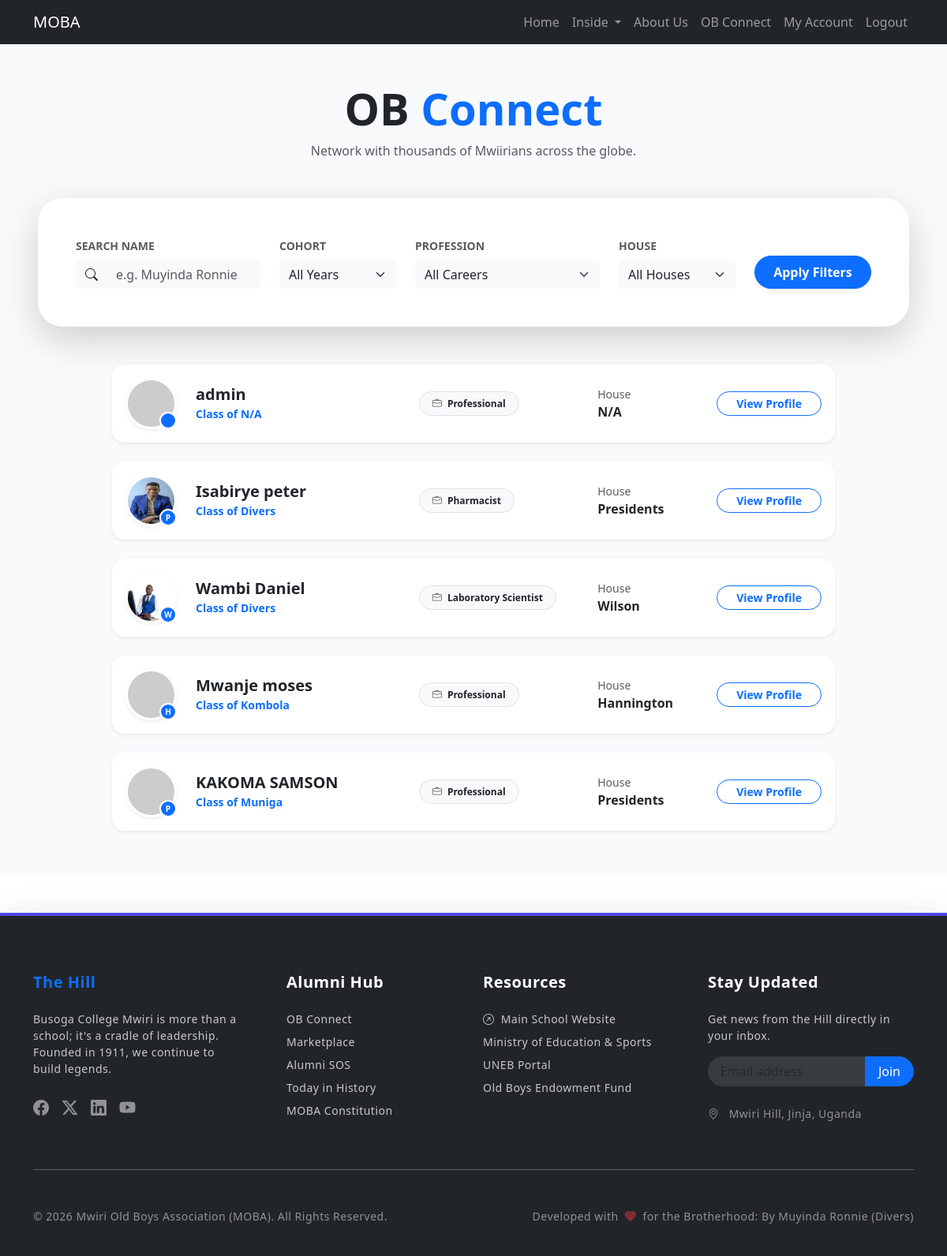
Before: /connect/ob-connect/ (signed in) with the older database file.
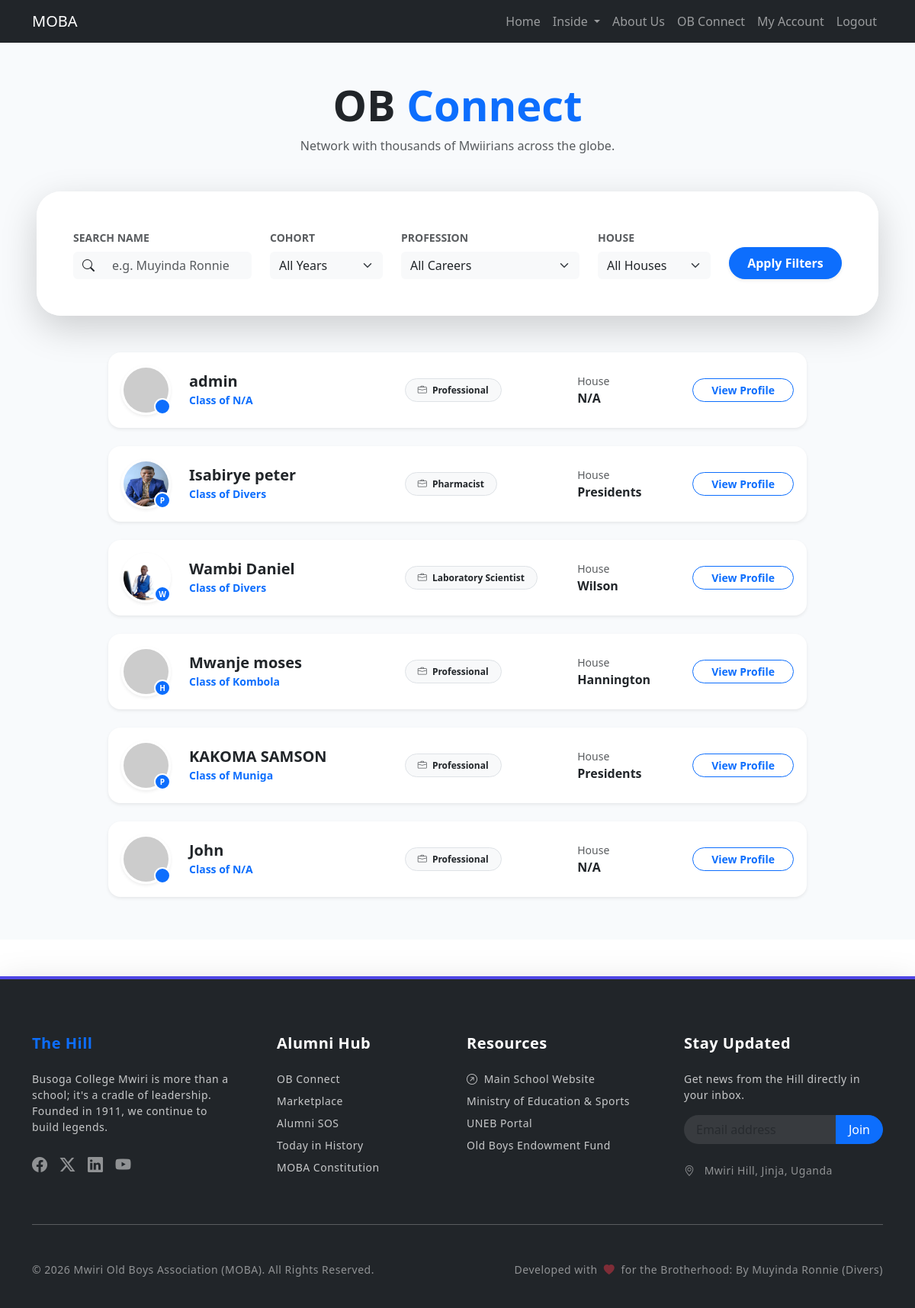
After: the same page with the newer database file.
### users/models.py (models this page shows, shortened)
class User(AbstractUser):
    class Role(models.TextChoices):
        PUBLIC = "PUBLIC", "Public"
        SUBSCRIBER = "SUBSCRIBER", "Subscriber"
        ADMIN = "ADMIN", "Admin"
    base_role = Role.PUBLIC
    role = models.CharField(max_length=50, choices=Role.choices, default=base_role)
    cohort = models.ForeignKey('organisation.Cohort', on_delete=models.SET_NULL, null=True, blank=True)
    house = models.ForeignKey('organisation.House', on_delete=models.SET_NULL, null=True, blank=True)
    phone_number = models.CharField(max_length=20)
    linkedin_profile = models.URLField(blank=True)
    website = models.URLField(blank=True)
    address = models.CharField(max_length=255, blank=True)
    profession = models.ForeignKey('organisation.Profession', on_delete=models.SET_NULL, null=True, blank=True)
    whatsapp_contact = models.CharField(max_length=20, blank=True)
    biography = models.TextField(max_length=150, blank=True)
    side_hustle = models.TextField(blank=True)

class Profile(models.Model):
    user = models.OneToOneField(User, on_delete=models.CASCADE)
    bio = models.TextField(blank=True)
    profile_picture = models.ImageField(upload_to='profile_pictures/', blank=True)

### organisation/models.py (models this page shows, shortened)
class House(models.Model):
    name = models.CharField(max_length=255)

class Cohort(models.Model):
    name = models.CharField(max_length=255)

class Profession(models.Model):
    name = models.CharField(max_length=255, unique=True)

### connect/views.py (the view)
# urls.py: path('ob-connect/', views.ob_connect, name='ob_connect'),
@login_required
def ob_connect(request):
    users = User.objects.all()
    cohorts = Cohort.objects.all()
    professions = Profession.objects.all()
    houses = House.objects.all()
    name_query = request.GET.get('name')
    cohort_query = request.GET.get('cohort')
    profession_query = request.GET.get('profession')
    house_query = request.GET.get('house')
    if name_query:
        users = users.filter(first_name__icontains=name_query) | users.filter(last_name__icontains=name_query)
    if cohort_query:
        users = users.filter(cohort_id=cohort_query)
    if profession_query:
        users = users.filter(profession_id=profession_query)
    if house_query:
        users = users.filter(house_id=house_query)
    context = {
        'users': users,
        'cohorts': cohorts,
        'professions': professions,
        'houses': houses,
    }
    return render(request, 'connect/ob_connect.html', context)

### connect/templates/connect/ob_connect.html (shortened to what the changed rows need)
{% extends "base.html" %}
{% block content %}
<div class="container-fluid py-5 px-lg-5" style="background-color: #f8fafc; min-height: 100vh;">
    <div class="text-center mb-5">
        <h1 class="fw-bold display-4">OB <span class="text-primary">Connect</span></h1>
    </div>
    <div class="row justify-content-center">
        <div class="col-xl-10">
            <div class="list-group gap-3">
                {% for user in users %}
                <div class="list-group-item border-0 shadow-sm rounded-4 alumni-list-item p-3 mb-2">
                    <div class="row align-items-center">
                        <div class="col-auto">
                            <div class="position-relative">
                                <img src="{% if user.profile.profile_picture %}{{ user.profile.profile_picture.url }}{% else %}https://ui-avatars.com/api/?name={{ user.username }}&background=4f46e5&color=fff&size=100{% endif %}"
                                     class="rounded-circle border border-3 border-white shadow-sm" width="65" height="65" alt="Avatar">
                                <div class="house-indicator-sm bg-primary" title="House: {{ user.house.name }}">{{ user.house.name|slice:":1" }}</div>
                            </div>
                        </div>
                        <div class="col">
                            <h5 class="fw-bold mb-0 text-dark">{{ user.get_full_name|default:user.username }}</h5>
                            <span class="text-primary small fw-bold">Class of {{ user.cohort.name|default:"N/A" }}</span>
                        </div>
                        <div class="col-md-3 d-none d-md-block">
                            <span class="badge bg-light text-dark rounded-pill px-3 py-2 border small">
                                <i class="bi bi-briefcase me-1 text-muted"></i> {{ user.profession.name|default:"Professional" }}
                            </span>
                        </div>
                        <div class="col-md-2 d-none d-lg-block">
                            <small class="text-muted d-block">House</small>
                            <span class="fw-bold text-dark">{{ user.house.name|default:"N/A" }}</span>
                        </div>
                        <div class="col-auto">
                            <a href="{% url 'view_ob' user.id %}" class="btn btn-outline-primary rounded-pill px-4 btn-sm fw-bold">
                                View Profile
                            </a>
                        </div>
                    </div>
                </div>
                {% endfor %}
            </div>
        </div>
    </div>
</div>
{% endblock %}

Changed rows visible on the page:
added User: get_full_name "John", cohort.name "N/A", profession.name "Professional", house.name "N/A"
